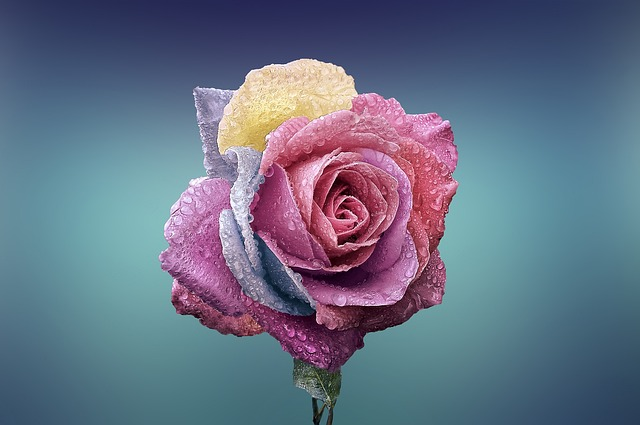
#> input picture Task-1/flower.jpg, 640 x 425 px
$ python basic_op.py
#> lines starting #> are read from the running program, lines starting #| are printed output that depends on the picture; after the words box and inside, x2 and y2 are one past the last pixel; in counts of white or black regions, pixels touching at a corner belong together
import cv2 as cv

# Read
img = cv.imread('flower.jpg')
#> img is the input picture: shape (425, 640, 3); mean B, G, R 132.8, 112.1, 101
cv.imshow('Park', img)

# grayscale
gray = cv.cvtColor(img, cv.COLOR_BGR2GRAY)
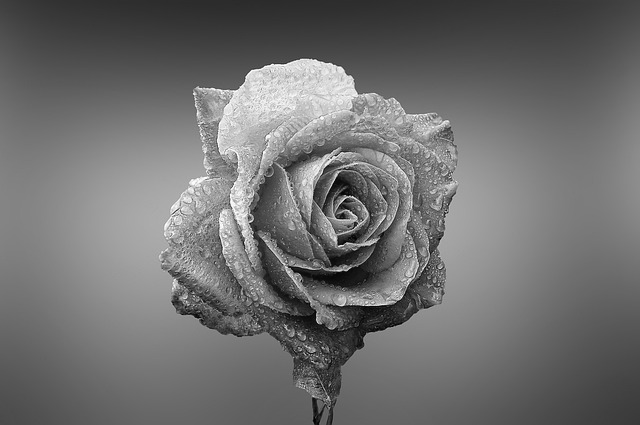
#> gray: shape (425, 640); min 1, max 254, mean 111.1
cv.imshow('Gray', gray)

# Blur
blur = cv.GaussianBlur(img, (7,7), cv.BORDER_DEFAULT)
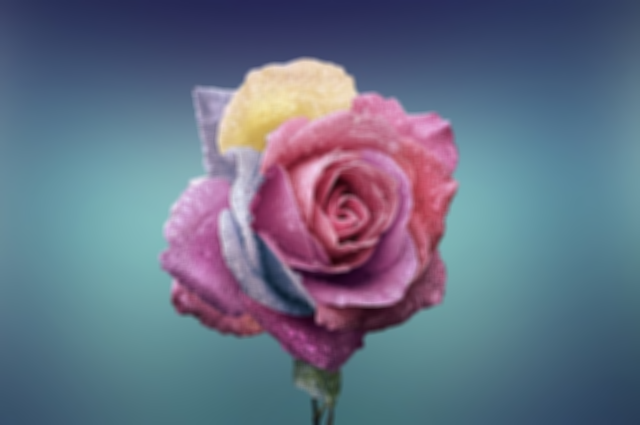
#> blur: shape (425, 640, 3); mean B, G, R 132.8, 112.1, 101
cv.imshow('Blur', blur)

# Edge Cascade
canny = cv.Canny(blur, 125, 175)
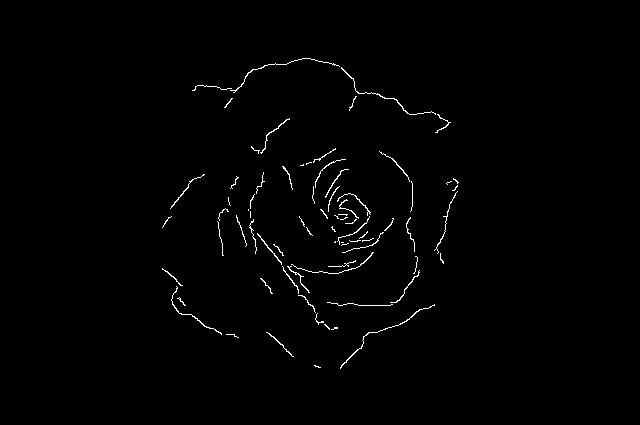
#> canny: shape (425, 640); 0.95% white in thin lines or dots, all inside (x1, y1, x2, y2) = (162, 58, 459, 369)
cv.imshow('Canny Edges', canny)

# Dilating the image
dilated = cv.dilate(canny, (7,7), iterations=3)
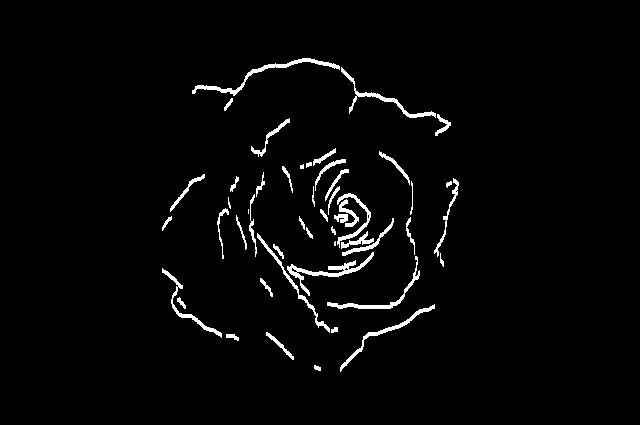
#> dilated: shape (425, 640); 2.6% white; 50 white regions (4 under 20 px), largest, box (x1, y1, x2, y2) and area: (192, 58, 340, 96) 628, (287, 252, 374, 296) 607, (341, 67, 436, 118) 470
cv.imshow('Dilated', dilated)

# Eroding
eroded = cv.erode(dilated, (7,7), iterations=3)
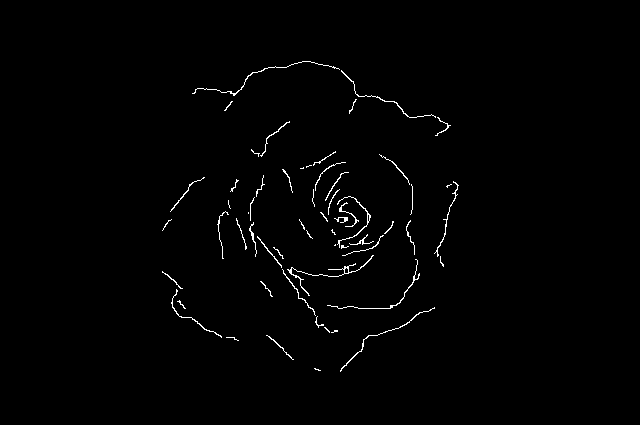
#> eroded: shape (425, 640); 1% white in thin lines or dots, all inside (x1, y1, x2, y2) = (162, 61, 459, 372)
cv.imshow('Eroded', eroded)

# Resize
resized = cv.resize(img, (500,500), interpolation=cv.INTER_CUBIC)
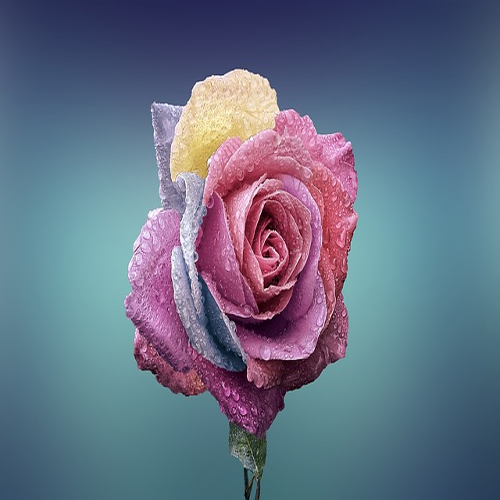
#> resized: shape (500, 500, 3); mean B, G, R 132.8, 112.1, 101
cv.imshow('Resized', resized)

# Cropping
cropped = img[50:200, 200:400]
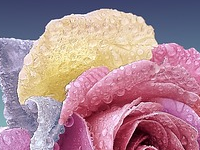
#> cropped: shape (150, 200, 3); mean B, G, R 146, 134.9, 172.7
cv.imshow('Cropped', cropped)
